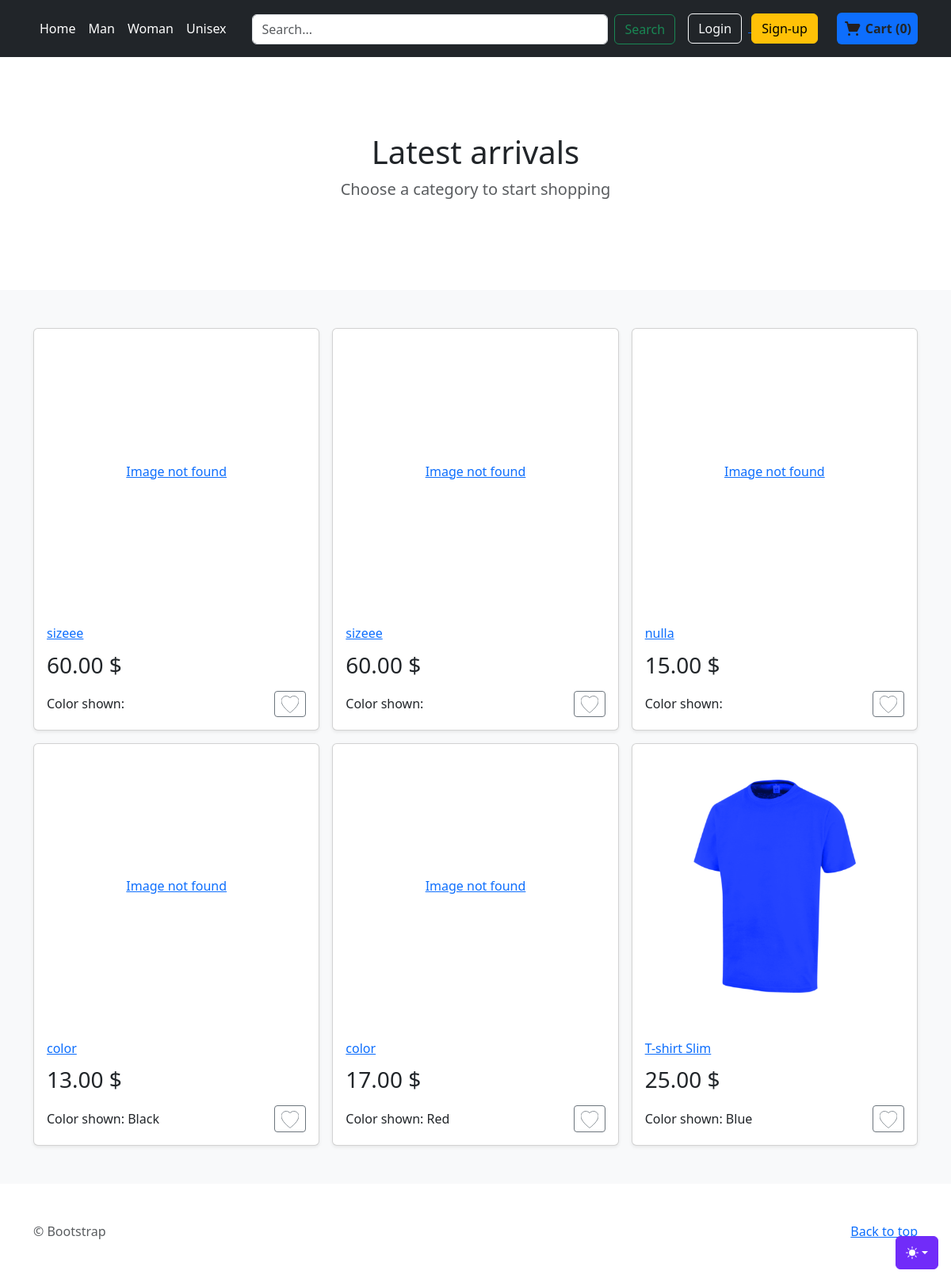
The app's page /, older data.
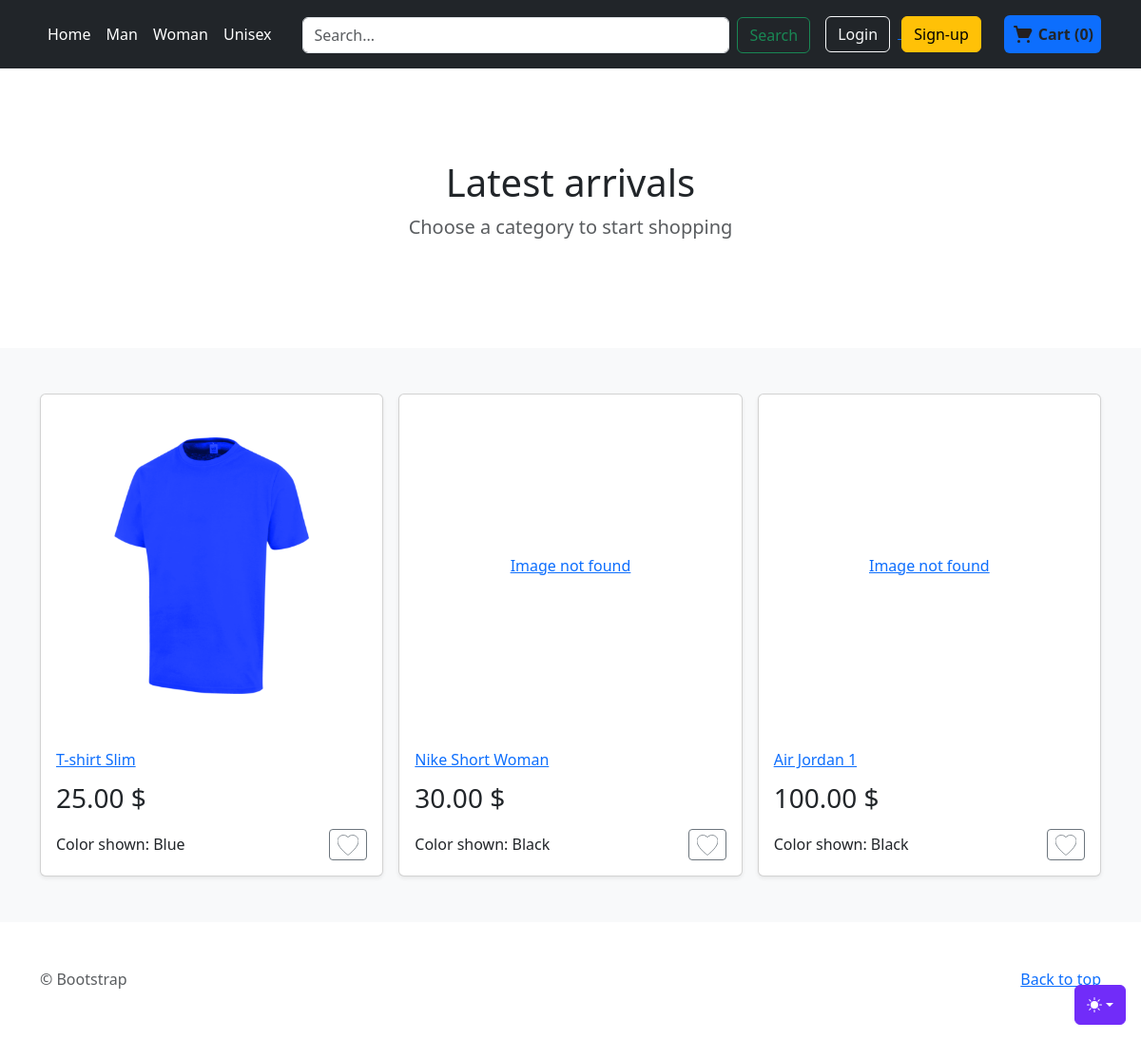
The same page, newer data.
### store/models.py (models this page shows, shortened)
class ProductVariant(models.Model):
    title = models.CharField(max_length=100, blank=True, null=True)
    product = models.ForeignKey(Product, on_delete=models.CASCADE)
    color = models.ForeignKey(Color, on_delete=models.CASCADE, blank=True, null=True)
    size = models.ForeignKey(Size, on_delete=models.CASCADE, blank=True, null=True)
    image_id = models.ForeignKey(Image, blank=True, null=True,on_delete=models.CASCADE)
    price = models.DecimalField(max_digits=12, decimal_places=2, default=0)
    quantity = models.IntegerField(default=1,null=False)
    purchased = models.PositiveIntegerField(default=0, null=False, blank=True)

class Product(models.Model):
    NONE = 'None'
    SIZE = 'Size'
    COLOR = 'Color'
    SIZE_COLOR = 'Size-Color'
    VARIANTS = (
        (NONE, 'None'),
        (SIZE, 'Size'),
        (COLOR, 'Color'),
        (SIZE_COLOR, 'Size-Color'),
    )
    GENDERS = (
        ('Male', 'Male'),
        ('Female', 'Female'),
        ('Unisex', 'Unisex')
    )
    name = models.CharField(max_length=255, null=False, blank=False)
    slug = models.SlugField(null=False, unique=True)
    brand = models.ForeignKey(Brand, null=True, blank=True, on_delete=models.CASCADE)
    category = models.ForeignKey(Category, null=False, blank=False, on_delete=models.CASCADE)
    description = models.TextField(null=True, blank=True)
    base_price = models.DecimalField(max_digits=10, decimal_places=2, null=False,blank=False)
    variant = models.CharField(max_length=10, choices=VARIANTS, default=SIZE_COLOR)
    date_added = models.DateTimeField(auto_now_add=True, null=True)
    gender = models.CharField(max_length=10, choices=GENDERS, default='Unisex')

class Color(models.Model):
    color_name = models.CharField(max_length=100)

class Image(models.Model):
    name = models.CharField(max_length=50, blank=True)
    product=models.ForeignKey(Product, on_delete=models.CASCADE)
    image = models.ImageField(blank=True, upload_to='static/images/')

### store/views.py (the view)
# urls.py: path('', views.index, name='home'),
def index(request):
    total_latest_shown = 6
    products = ProductVariant.objects.select_related('product').filter(quantity__gt=0).all().order_by('-product__date_added')[:total_latest_shown]
    data = {
        'products': products,
    }
    return render(request, 'store/index.html', data | header_data(request))

### order/models.py (called while the page is built)
    def total_items(self):
        return sum(item.quantity for item in self.cartitem_set.all())

    def total_price(self):
        total = 0
        for item in self.cartitem_set.all():
            total += item.quantity * item.product.price
        return total

### order/views.py (called while the page is built)
def get_or_create_cart(request):
    if request.user.is_authenticated:
        cart, created = Cart.objects.get_or_create(user=request.user)
    else:
        session_cart_id = request.session.get('cart_id')
        if session_cart_id:
            cart, created = Cart.objects.get_or_create(session_id=session_cart_id)
        else:
            cart = Cart.objects.create(session_id=str(uuid.uuid4()))
            request.session['cart_id'] = cart.session_id
    return cart

def cart_info(request):
    cart = get_or_create_cart(request)
    data_response = {
        'cart_products': get_cart_products(cart),
        'total_items': cart.total_items(),
        'total_price': cart.total_price()
    }
    return data_response

### templates/store/index.html (shortened to what the changed rows need)
{% load static %}
<!doctype html>
<html lang="en" data-bs-theme="auto">
  <head><script src="{% static 'assets/js/color-modes.js' %}"></script>
    <link rel="stylesheet" href="https://cdn.jsdelivr.net/npm/@docsearch/css@3">
<link href="{%  static 'assets/dist/css/bootstrap.min.css' %}" rel="stylesheet">
<link href="{%  static 'assets/dist/css/store.css' %}" rel="stylesheet">
  </head>
  <body>
<main>
    {% block categories %}
      <section class="py-5 text-center container">
            <div class="row py-lg-5">
          <div class="col-lg-6 col-md-8 mx-auto">
            <h1 class="fw-light">{% block section_title %}Latest arrivals{% endblock section_title %}</h1>
          </div>
        </div>
      </section>
    {% endblock categories %}
  <div class="album py-5 bg-body-tertiary">
  <div class="d-flex">
        <div class="container">
            {% block content %}
          <div class="row row-cols-1 row-cols-sm-2 row-cols-md-3 g-3">
              {% if products %}
                  {% for article in products %}
                    <div class="col">
                  <div class="card shadow-sm">
                      <a href="{% url 'store:product-detail' gen=article.product.gender category=article.product.category.category_slug  id=article.id %}">
                          <div class="image-container">
                              {% if article.image_id %}
                                <img class="product-image" src="{{ article.image_id.image.url }}" alt="{{ article.image_id.name }}" >
                              {% else %}
                                <span>Image not found</span>
                              {% endif %}
                          </div>
                      </a>
                          <div class="card-body">
                        <a href="{% url 'store:product-detail' gen=article.product.gender category=article.product.category.category_slug id=article.id %}">
                      <h2 class="name-article">{{ article.product.brand.brand_name }} {{ article.product.name }} </h2>
                            </a>
                      <span class="price">{{ article.price }} $</span>
                        <div class="d-flex justify-content-between align-items-center">
                        <span>Color shown: {{ article.color.color_name }}</span>
                            <div class="btn-group">
                          <button type="button" class="btn btn-sm btn-outline-secondary add-to-favourites">
                          </button>
                        </div>
                      </div>
                    </div>
                  </div>
                </div>
                  {% endfor %}
              {% else %}
                  <p class="lead text-body-secondary w-100 text-center">No products found</p>
              {% endif %}
          </div>
            {% endblock content %}
        </div>
  </div>
  </div>
</main>
    </body>
</html>

Row changes from the older to the newer data that the page shows:
removed ProductVariant: shows "Image not found", product.name "sizeee", price "60.00"
removed ProductVariant: shows "Image not found", product.name "sizeee", price "60.00"
removed ProductVariant: shows "Image not found", product.name "nulla", price "15.00"
removed ProductVariant: shows "Image not found", product.name "color", price "13.00", color.color_name "Black"
removed ProductVariant: shows "Image not found", product.name "color", price "17.00", color.color_name "Red"
now on this page (row unchanged): ProductVariant: shows "Image not found", product.name "Nike Short Woman", price "30.00", color.color_name "Black"
now on this page (row unchanged): ProductVariant: shows "Image not found", product.name "Air Jordan 1", price "100.00", color.color_name "Black"
